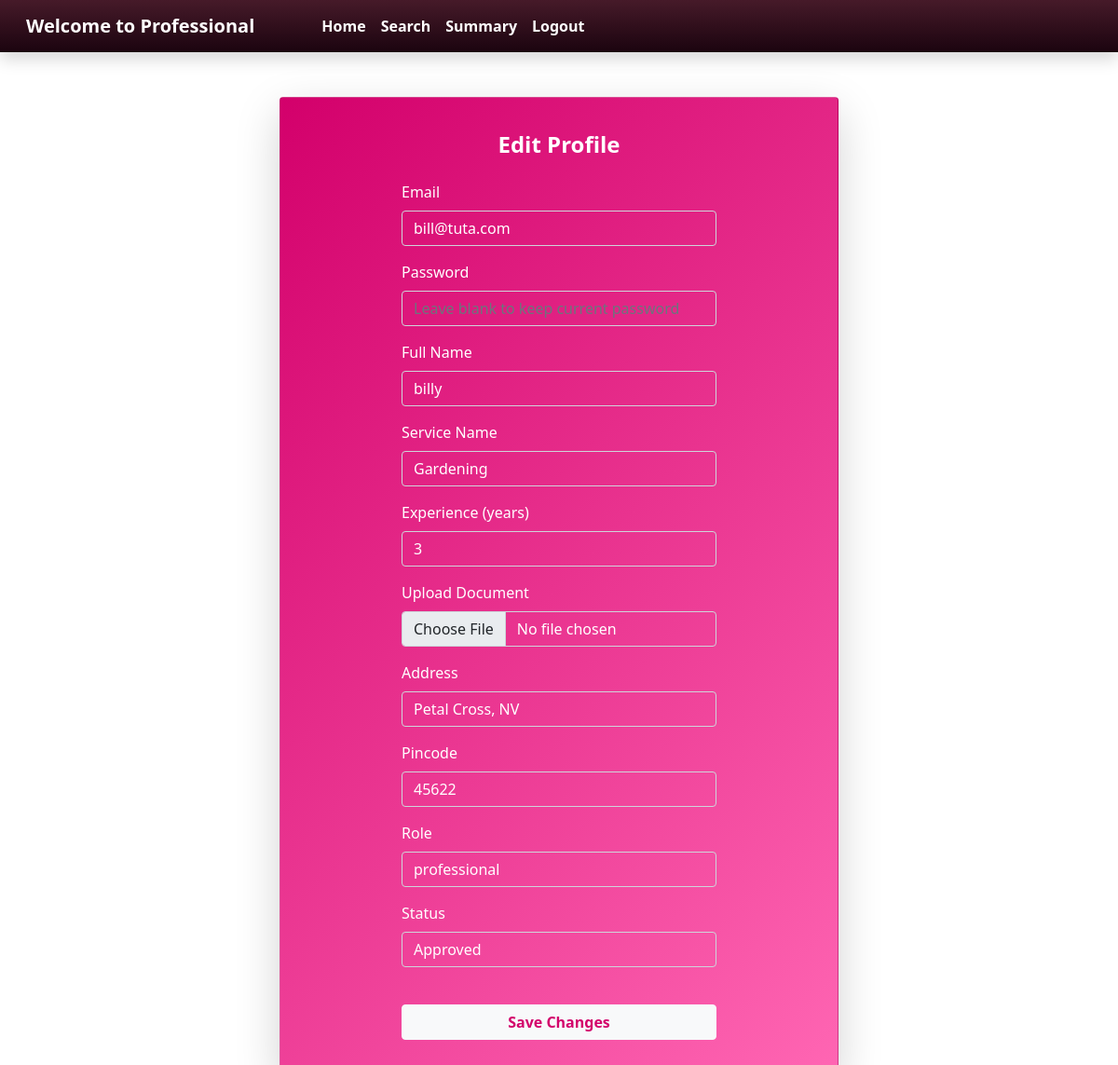
/user/professional_edit_profile/1, run on the app's committed database.
### model.py (models this page shows)
class Professional(db.Model):
    professional_id = db.Column(db.Integer, primary_key=True)
    email = db.Column(db.String(255), unique=True, nullable=False)
    password = db.Column(db.String(255), nullable=False)
    full_name = db.Column(db.String(255), nullable=False)
    service_name = db.Column(db.String(255), nullable=False)
    experience = db.Column(db.Integer, nullable=False)
    document = db.Column(db.LargeBinary)  # To store PDF as binary data
    address = db.Column(db.Text, nullable=False)
    pincode = db.Column(db.String(10), nullable=False)
    role = db.Column(Enum('professional', name='role'), default='professional')
    status = db.Column(db.String(10), nullable=True)  # Status of the professional

### app.py (the view, shortened to what this page needs)
@app.route('/user/professional_edit_profile/<int:professional_id>', methods=['GET', 'POST'])
def professional_edit_profile(professional_id):
    prof = Professional.query.get_or_404(professional_id)
    return render_template('user/professional_edit_profile.html', professional=prof)

### templates/user/professional_edit_profile.html (shortened to what this page needs)
{% extends "user/professional_layout.html" %}
{% block content %}
<div class="container mt-5 d-flex justify-content-center align-items-center" style="min-height: 100vh;">
    <div class="card shadow-lg rounded"
        style="background: linear-gradient(135deg, #d3006b, #ff66b3); width: 100%; max-width: 600px; padding: 20px;">
        <div class="card-body text-white d-flex flex-column align-items-center">
            <h4 class="card-title text-center mb-4" style="font-weight: bold;">Edit Profile</h4>
            <form method="POST"
                action="{{ url_for('professional_edit_profile', professional_id=professional.professional_id) }}"
                enctype="multipart/form-data">
                <div class="mb-3">
                    <label for="email" class="form-label">Email</label>
                    <input type="email" class="form-control bg-transparent text-white" id="email" name="email"
                        value="{{ professional.email }}" readonly>
                </div>
                <div class="mb-3">
                    <label for="password" class="form-label">Password</label>
                    <input type="password" class="form-control bg-transparent text-white" id="password" name="password"
                        placeholder="Leave blank to keep current password">
                </div>
                <div class="mb-3">
                    <label for="fullname" class="form-label">Full Name</label>
                    <input type="text" class="form-control bg-transparent text-white" id="fullname" name="fullname"
                        value="{{ professional.full_name }}" required>
                </div>
                <div class="mb-3">
                    <label for="service_name" class="form-label">Service Name</label>
                    <input type="text" class="form-control bg-transparent text-white" id="service_name"
                        name="service_name" value="{{ professional.service_name }}" required>
                </div>
                <div class="mb-3">
                    <label for="experience" class="form-label">Experience (years)</label>
                    <input type="number" class="form-control bg-transparent text-white" id="experience"
                        name="experience" value="{{ professional.experience }}" required>
                </div>
                <div class="mb-3">
                    <label for="document" class="form-label">Upload Document</label>
                    <input type="file" class="form-control bg-transparent text-white" id="document" name="document">
                </div>
                <div class="mb-3">
                    <label for="address" class="form-label">Address</label>
                    <input type="text" class="form-control bg-transparent text-white" id="address" name="address"
                        value="{{ professional.address }}" required>
                </div>
                <div class="mb-3">
                    <label for="pincode" class="form-label">Pincode</label>
                    <input type="text" class="form-control bg-transparent text-white" id="pincode" name="pincode"
                        value="{{ professional.pincode }}" required>
                </div>
                <div class="mb-3">
                    <label for="role" class="form-label">Role</label>
                    <input type="text" class="form-control bg-transparent text-white" id="role" name="role"
                        value="{{ professional.role }}" readonly disabled>
                </div>
                <div class="mb-3">
                    <label for="status" class="form-label">Status</label>
                    <input type="text" class="form-control bg-transparent text-white" id="status" name="status"
                        value="{{ professional.status }}" readonly disabled>
                </div>
                <button type="submit" class="btn btn-light w-100 mt-4" style="color: #d3006b; font-weight: bold;">
                    Save Changes
                </button>
            </form>
        </div>
    </div>
</div>
{% endblock %}

### data on the page
Professional: email "bill@tuta.com", fullname "billy", service_name "Gardening", experience "3", address "Petal Cross, NV", pincode "45622", role "professional", status "Approved"
